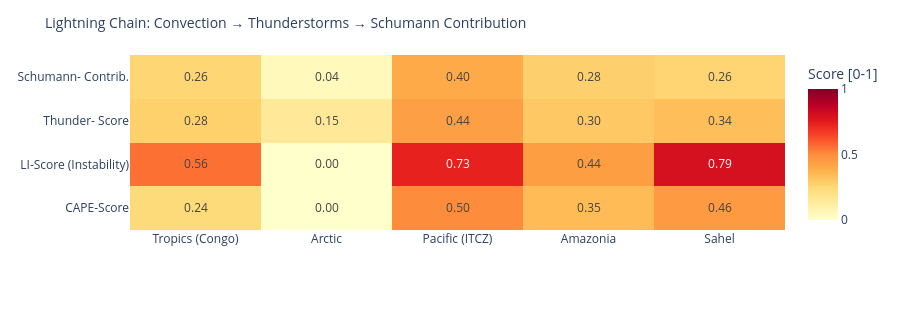

The notebook cell this image was saved under:
### Code cell
# ============================================================
# LIGHTNING CHAIN: Convection → Thunderstorms → Schumann
# Shows the causal chain per measurement point as heatmap
# ============================================================

def cape_score(v):
    """CAPE → normalized score [0,1]"""
    if v is None or pd.isna(v): return 0.0
    return min(1.0, float(v) / 3000)

def li_score(v):
    """Lifted Index: negative = unstable → score [0,1]"""
    if v is None or pd.isna(v): return 0.3
    return min(1.0, max(0.0, (-float(v) + 6) / 12))

def cloud_score(v):
    if v is None or pd.isna(v): return 0.3
    return float(v) / 100

def thunder_score(row):
    """Kombinierter Gewitterwahrscheinlichkeits-Score
    CAPE + LI + Bedeckung + WMO-Gewitter + konvektiver Niederschlag (showers)
    Hinweis: X-Ray und Kp sind kein Bestandteil – nur geomagn./solarer Kontext.
    """
    cs = cape_score(row.get('cape'))
    ls = li_score(row.get('li'))
    cl = cloud_score(row.get('cloud'))
    t  = 1.0 if row.get('thunderstorm') else 0.0
    # Convective precipitation (showers) as additional indicator
    sh = min(1.0, (row.get('showers') or 0) / 5.0)
    return round(cs * 0.30 + ls * 0.25 + cl * 0.15 + t * 0.20 + sh * 0.10, 3)

def schumann_contribution(t_score, lat):
    """Schumann contribution: higher in tropics (±30°), scaled by thunderstorm score"""
    lat_weight = max(0.3, 1.0 - abs(lat) / 60)
    return round(t_score * lat_weight, 3)

df_atm['cape_score']   = df_atm.apply(lambda r: cape_score(r['cape']), axis=1)
df_atm['li_score']     = df_atm.apply(lambda r: li_score(r['li']),    axis=1)
df_atm['thunder_score']= df_atm.apply(lambda r: thunder_score(r.to_dict()), axis=1)
df_atm['schumann_contribution'] = df_atm.apply(
    lambda r: schumann_contribution(r['thunder_score'], r['lat']), axis=1)

metrics = ['cape_score', 'li_score', 'thunder_score', 'schumann_contribution']
labels  = ['CAPE-Score', 'LI-Score\n(Instability)', 'Thunder-\nScore', 'Schumann-\nContrib.']
z_data  = [df_atm[m].tolist() for m in metrics]

fig = go.Figure(go.Heatmap(
    z=z_data,
    x=df_atm['point'].tolist(),
    y=labels,
    colorscale='YlOrRd',
    zmin=0, zmax=1,
    text=[[f'{v:.2f}' for v in row] for row in z_data],
    texttemplate='%{text}', textfont=dict(size=12),
    colorbar=dict(title='Score [0-1]')
))
fig.update_layout(
    title=dict(text='Lightning Chain: Convection → Thunderstorms → Schumann Contribution', font=dict(size=14)),
    height=310,
    plot_bgcolor='rgba(0,0,0,0)', paper_bgcolor='rgba(0,0,0,0)',
    margin=dict(l=130, r=80, t=55, b=80)
)
fig.show()

### Figure 1 — Plotly figure (JSON) as saved in the notebook; plotly's stock layout.template omitted (floating-point values rounded to 4 significant figures)
{"data": [{"colorbar": {"title": {"text": "Score [0-1]"}}, "colorscale": [[0.0, "rgb(255,255,204)"], [0.125, "rgb(255,237,160)"], [0.25, "rgb(254,217,118)"], [0.375, "rgb(254,178,76)"], [0.5, "rgb(253,141,60)"], [0.625, "rgb(252,78,42)"], [0.75, "rgb(227,26,28)"], [0.875, "rgb(189,0,38)"], [1.0, "rgb(128,0,38)"]], "text": [["0.24", "0.00", "0.50", "0.35", "0.46"], ["0.56", "0.00", "0.73", "0.44", "0.79"], ["0.28", "0.15", "0.44", "0.30", "0.34"], ["0.26", "0.04", "0.40", "0.28", "0.26"]], "textfont": {"size": 12}, "texttemplate": "%{text}", "type": "heatmap", "x": ["Tropics (Congo)", "Arctic", "Pacific (ITCZ)", "Amazonia", "Sahel"], "y": ["CAPE-Score", "LI-Score\n(Instability)", "Thunder-\nScore", "Schumann-\nContrib."], "z": [[0.2367, 0.0, 0.5, 0.3467, 0.4567], [0.5583, 0.0, 0.7333, 0.4417, 0.7917], [0.277, 0.15, 0.44, 0.303, 0.335], [0.259, 0.045, 0.403, 0.278, 0.262]], "zmax": 1, "zmin": 0}], "layout": {"height": 310, "margin": {"b": 80, "l": 130, "r": 80, "t": 55}, "paper_bgcolor": "rgba(0,0,0,0)", "plot_bgcolor": "rgba(0,0,0,0)", "title": {"font": {"size": 14}, "text": "Lightning Chain: Convection → Thunderstorms → Schumann Contribution"}}}
